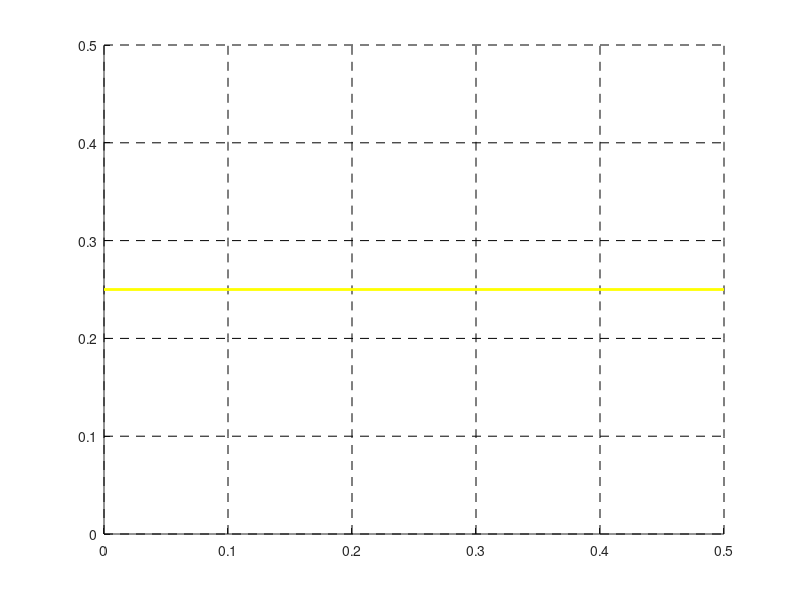

Reproduce this figure in MATLAB. (Note: this script raises an error after producing the figure.)
function[]=draw_mat()

	global nx ny XXh YYh hplot
	
	xf=1; yf=1;
	nx=120;ny=120;dx=xf/nx;dy=yf/ny;

	x = 0:dx:xf; y = 0:dy:yf;
	
	xh=dx/2:dx:xf-dx/2; yh=dy/2:dy:yf-dy/2;
	
	[XX YY] = meshgrid(x,y);
	[XXh YYh] = meshgrid(xh,yh);
	
	dt=0.0001;
	xc=1.0;yc=1.0;r=1/6;
	
	x=0.5*x;y=0.5*y;xh=0.5*xh;yh=0.5*yh;dx=0.5*dx;dy=0.5*dy;
	XX=0.5*XX;YY=0.5*YY;XXh=0.5*XXh;YYh=0.5*YYh;
	xc=0.5*xc;yc=0.5*yc;r=0.5*r;
	xf=0.5*xf;yf=0.5*yf;
	
	i=0:100-1;
	i=0;
	
	for step=i
		
	figure(2);shg;clf;hold on;
%shg;clf;hold on;
		
		%plot(XX,YY,'k');
		%plot(XX',YY','k');
		x01=0:0.1:xf;
		y01=0:0.1:yf;
		
		[xx01 yy01]=meshgrid(x01,y01);
		hplot=plot(xx01,yy01,'k','linestyle','--');
		hplot=[hplot;plot(xx01',yy01','k','linestyle','--')];

		hplot=[hplot;plot([0 xf],[0.5*yf 0.5*yf],'color','y','linewidth',2)];
		
		%drawCircle();
		
		str_title=strcat('step:   ',num2str(step));
		%title(str_title);
		
		%[frac vx vy d normal kappa iforce gp]=loadFiles(step);
		[frac d normal]=loadFiles(step);
		frac(:,1:2)=0.5*frac(:,1:2);
		T=step*dt;
		draw_interface(x,y,xh,yh,dx,dy,max(size(frac)),frac,normal,0.5*d);
		%draw_exact_interface(xc,yc,r,T);
		%draw_press(frac,iforce,max(size(frac)),dx,dy, gp)
		
		%rotate(hplot,[0 0 1],90);
		
		%draw_curv(frac,kappa,max(size(frac)),dx,dy);
		
		
		
	end
	%draw_frac(frac,max(size(frac)),dx,dy,0);
	%draw_v(frac,vx,max(size(frac)),dx,dy,1)
	%draw_v(frac,vy,max(size(frac)),dx,dy,2)
	
	%axis([0.2 0.8 0.2 0.8])
	%axis equal;
	%print (figure(1),'circulo.pdf', '-dpdflatexstandalone');
end

%function[frac vx vy d normal kappa press iforce]=loadFiles(step)
%function[frac vx vy d normal kappa iforce gp]=loadFiles(step)
function[frac d normal]=loadFiles(step)
	
	
	str=strcat('../DATA/',num2str(step),'_frac_visc.txt');
	frac=load(str,'-ascii');
	
%	str=strcat('../DATA/',num2str(step),'_vx.txt');
%	vx=1;%vx=load(str,'-ascii');
	
%	str=strcat('../DATA/',num2str(step),'_vy.txt');
%	vy=1;%load(str,'-ascii');
	
	str=strcat('../DATA/',num2str(step),'_d.txt');
	d=load(str,'-ascii');
	
	str=strcat('../DATA/',num2str(step),'_norm.txt');
	normal=load(str,'-ascii');
	
%	str=strcat('../DATA/',num2str(step),'_curv.txt');
%	kappa=1;%load(str,'-ascii');
	
%	str=strcat('../DATA/',num2str(step),'_press.txt');
%	press=load(str,'-ascii');
	
%	str=strcat('../DATA/',num2str(step),'_if.txt');
%	iforce=load(str,'-ascii');
	
%	str=strcat('../DATA/',num2str(step),'_gp.txt');
%	gp = 1;
%	gp=load(str,'-ascii');
	
	
end

function[]=drawCircle()
  
  xc=0.5;yc=0.5;r=0.25;
  t=[0:0.01:2*pi];
  x=xc+r*cos(t);
  y=yc+r*sin(t);
  plot(x,y,'color','c','linewidth',2);
  
end

function[]=draw_frac(frac,n,dx,dy,ind)
	for i = 1:n
		x=frac(i,1);
		y=frac(i,2);
		f=frac(i,3);
		if ((f == 0 || f == 1))
			continue;
		end
		text(x,y+0.0*dy,num2str(f),'color','b');
		
		if(ind==1)
			text(x,y+0.25*dy,num2str(i-1),'color','r');
		end
		
	end
end

function[]=draw_v(frac,v,n,dx,dy,dim)
	
	color=0;
	d=[0 0];
	
	if(dim==1)
		d(dim)=dx;color='c';
	else
		d(dim)=dy;color='m';
	end
	
	for i = 1:n
		x=frac(i,1);
		y=frac(i,2);
		f=frac(i,3);
		ul=v(i,1);
		ur=v(i,2);
		if ((f == 0 || f == 1))
			continue;
		end
		pr=[x y] +0.5*d;
		pl=[x y] -0.5*d;
		
		text(pr(1),pr(2),num2str(ur),'color',color);
		text(pl(1),pl(2),num2str(ul),'color',color);
		
		if(dim==1)
			text(x+0.25*dx,y,num2str((ur-ul)/dx),'color','k');
		else
			text(x-0.25*dx,y,num2str((ur-ul)/dy),'color','k');
		end
		
	end
	
end

function[]=draw_curv(frac,kappa,m,dx,dy)
	
	for i = 1:m
		x=frac(i,1);
		y=frac(i,2);
		f=frac(i,3);
		
		curv=kappa(i,1);
		
		if(f==1||f==0)
			continue;
		end
		
		text(x,y-0.25*dy,num2str(curv),'color','g');
		
		
	end
end


function[]=draw_press(frac,iforce,m,dx,dy, gp)
	
	global nx ny XXh YYh
	d = abs(iforce - gp);
	d1=d(:,1).*d(:,1) + d(:,2).*d(:,2);
	
	
	sify=reshape(iforce(:,1),ny,nx);
	sifx=reshape(iforce(:,2),ny,nx);
	
	sgp = size(gp);
	
	gy=reshape(gp(:,1),ny,nx);
	gx=reshape(gp(:,2),ny,nx);
	
	normif=sqrt(sify.^2  + sifx.^2);
	
	normgp=sqrt(gy.^2  + gx.^2);
	
%	pressnew=reshape(press,ny,nx);
	
	sxh=size(XXh);
	syh=size(YYh);
%	sp=size(pressnew);
	
	
	
%	normifinf = (max(max(abs(normif))));
%	normgpinf = max((max(abs(normgp))));

	
	
	surfc(XXh,YYh,normgp);
	title(sprintf('Pressure gradient'));
	figure(2);clf;
	surfc(XXh,YYh,normif);
	title(sprintf('Interfacial force'));
%	figure(3);clf;
%	surfc(XXh,YYh, normifgp);
%	title(sprintf('Capillary pressure'));
	%contourf(XXh,YYh,reshape(press,ny,nx));
	%colorbar();
	%	disp('pausing...');
%	pause;
	return;
	
	press_aux=reshape(press,nx,ny);
	for i=1:0
		for j=1:ny
		plot(XX(i),YY(j));
		pause;
		text(XX(i),YY(j)-0.25*dy,num2str(press_aux(i,j)));
		pause;
		end
	end
	
	
	
	
	for i = 1:m
		x=frac(i,1);
		y=frac(i,2);
		f=frac(i,3);
		
		p=press(i,1);
		
		if(f==1||f==0)
			%continue;
		end
		
		text(x,y-0.25*dy,num2str(p),'color','g');
		plot(x,y,'color','g');
		pause;
		
	end
end

function[ ]=draw_interface(X,Y,Xh,Yh,dx,dy,n,Frac,Normal,distance)
	
	for i=1:n
		
		nx=Normal(i,1);ny=Normal(i,2);
		center=[Frac(i,1),Frac(i,2)];
		dc=distance(i);
		drawCell(nx,ny,dx,dy,center,dc,Frac(i,3),'k','k','k');
		
	end
	
end

function[]=draw_exact_interface(xc,yc,r,T)
	
	
	
	s=0:0.2:2*pi;
	x0=xc+r*cos(s);
	y0=yc+r*sin(s);
	
	u=@(t)1;u=@(t)sin(pi*t);
	v=@(t)0;v=@(t)0.4*cos(pi*t);
	
	x= x0 + quad(u,0,T);
	y= y0  + quad(v,0,T);
	
	%plot(x,y,'ob');
	
	y=r*sin(s)+xc;
	x=r*cos(s) +yc -4.0*y.*(y - 1.0).*T;
	
	plot(x,y,'ob');
	
end


function[]=drawCell(nx,ny,dx,dy,center,dc,frac,colorp,colorn,colora)
	global hplot;
	
	if(frac==0||frac==1)
		return;
	end
		
	if(nx*ny>0)
		
		[d] = trans_center_2_bl(dx,dy,nx,ny,dc);
		
		Rx=R(abs(d)-abs(nx)*dx);
		Ry=R(abs(d)-abs(ny)*dy);
		
		if(Rx==1&&Ry==1)
			P0=center+[(dc-0.5*ny*dy)/nx,0.5*dy]; 
			P1=center+[0.5*dx,(dc-0.5*nx*dx)/ny];
		elseif(Rx==0&&Ry==1)
			P0=center+[(dc-0.5*ny*dy)/nx,0.5*dy];
			P1=center+[(dc+0.5*ny*dy)/nx,-0.5*dy];
		elseif(Rx==1&&Ry==0)
			P0=center+[-0.5*dx,(dc+0.5*nx*dx)/ny];
			P1=center+[0.5*dx,(dc-0.5*nx*dx)/ny];
		elseif(Rx==0&&Ry==0)
			P0=center+[-0.5*dx,(dc+0.5*nx*dx)/ny];
			P1=center+[(dc+0.5*ny*dy)/nx,-0.5*dy];
		end
		vx=[P0(1),P1(1)];vy=[P0(2),P1(2)];
		PM=0.5*(P0+P1);
		hplot=[hplot;plot(vx,vy,'color',colorp,'linewidth',1.5)];
		axis equal;
		PH=PM+min(dx,dy)*[nx ny];
		%plot([PM(1),PH(1)],[PM(2),PH(2)],colora);
		%plot(PH(1),PH(2),'marker','.','color',colora);
		
	elseif(nx*ny<0)
		
		[d] = trans_center_2_br(dx,dy,nx,ny,dc);
		
		Rx=R(abs(d)-abs(nx)*dx);
		Ry=R(abs(d)-abs(ny)*dy);
		if(Rx==1&&Ry==1)
			P0=center+[(dc-0.5*ny*dy)/nx,0.5*dy]; 
			P1=center+[-0.5*dx,(dc+0.5*nx*dx)/ny];
		elseif(Rx==0&&Ry==1)
			P0=center+[(dc-0.5*ny*dy)/nx,0.5*dy]; 
			P1=center+[(dc+0.5*ny*dy)/nx,-0.5*dy];
		elseif(Rx==1&&Ry==0)
			P0=center+[0.5*dx,(dc-0.5*nx*dx)/ny];
			P1=center+[-0.5*dx,(dc+0.5*nx*dx)/ny];
		elseif(Rx==0&&Ry==0)
			P0=center+[0.5*dx,(dc-0.5*nx*dx)/ny];
			P1=center+[(dc+0.5*ny*dy)/nx,-0.5*dy];
		end
		vx=[P0(1),P1(1)];vy=[P0(2),P1(2)];
		PM=0.5*(P0+P1);
		hplot=[hplot;plot(vx,vy,'color',colorn,'linewidth',1.5)];
		axis equal;
		PH=PM+min(dx,dy)*[nx ny];
		%plot([PM(1),PH(1)],[PM(2),PH(2)],colora);
		%plot(PH(1),PH(2),'marker','.','color',colora);
	end
	
end

function [value] = solve_equation(Rx,Ry,nx,ny,area,dx,dy)

	A = (1-Rx-Ry)/abs(nx*ny);
	B = 2.0*(Rx*dx/abs(ny)+Ry*dy/abs(nx));
	C = -2.0*area-Rx*dx^2*abs(nx/ny)-Ry*dy^2*abs(ny/nx);
	
	if(A==0)
		value=-C/B;
		return;
	end
	
	x1=(-B+sqrt(B^2-4.0*A*C))/(2.0*A);
	x2=(-B-sqrt(B^2-4.0*A*C))/(2.0*A);
  
	value=[x1 x2];
end

function[d]=parallel_left_line_origin_center_DISTANCE(nx,ny,dx,dy,area,tol_n)
	
	if(abs(nx)<tol_n)
		n_x = 0;
		if(ny>0)
			n_y = 1;
		else
			n_y = -1;
		end
	else
		n_y=0;
		if(nx>0)
			n_x=1;
		else
			n_x=-1;
		end
	end
	
	if(n_x==-1)
		d=-area/dy;
	elseif(n_x==1)
		d=-(area/dy-dx);
	elseif(n_y==-1)
		d=-area/dx;
	elseif(n_y==1)
		d=-(area/dx-dy);
	end
	
end

function[d]=distance_from_center(nx,ny,dx,dy,AREA)
	
	tol_area=1e-8;
	tol_n=1e-8;
	
	if(abs(nx)<tol_n||abs(ny)<tol_n)
		
		d=parallel_left_line_origin_center_DISTANCE(nx,ny,dx,dy,AREA,tol_n);
		d=trans_bl_2_center(dx,dy,nx,ny,d);
		
	elseif(nx*ny>0)
		
		dLT=nx*(-0.5*dx)+ny*(0.5*dy);
		aLT=area_left_line_origin_center(nx,ny,dx,dy,dLT);
		
		dRB=nx*(0.5*dx)+ny*(-0.5*dy);
		aRB=area_left_line_origin_center(nx,ny,dx,dy,dRB);
		
		area=AREA;
		
		if(abs(area-aLT)<=tol_area)
			d=dLT;
			return;
		elseif(abs(area-aRB)<=tol_area)
			d=dRB;
			return;
		end
		
		if(nx>0)
			area=dx*dy-AREA;
			aLT=dx*dy-aLT;
			aRB=dx*dy-aRB;
		end
		
		amax=max(aLT,aRB);
		amin=min(aLT,aRB);
		
		if(area>amax)
			Rx=1;Ry=1;
			d=solve_equation(Rx,Ry,nx,ny,area,dx,dy);
			d=min(d);
		elseif(area<amax&&area>amin)
			if(aRB>aLT)
				Rx=0;Ry=1;
			else
				Rx=1;Ry=0;
			end
			d=solve_equation(Rx,Ry,nx,ny,area,dx,dy);
		elseif(area<amin)
			Rx=0;Ry=0;
			d=solve_equation(Rx,Ry,nx,ny,area,dx,dy);
			d=max(d);
		end
		d=sign(nx)*d;
		d=trans_bl_2_center(dx,dy,nx,ny,d);
	elseif(nx*ny<0)
		
		dLB=nx*(0.5*dx)+ny*(0.5*dy);
		aLB=area_left_line_origin_center(nx,ny,dx,dy,dLB);
		
		dRT=nx*(-0.5*dx)+ny*(-0.5*dy);
		aRT=area_left_line_origin_center(nx,ny,dx,dy,dRT);
		printf('aRTold=%f aLBold=%f\n',aRT,aLB);
		area=AREA;
		
		if(abs(area-aRT)<=tol_area)
			d=dRT;
			return;
		elseif(abs(area-aLB)<=tol_area)
			d=dLB;
			return;
		end
		
		if(nx<0)
			area=dx*dy-AREA;
			aRT=dx*dy-aRT;
			aLB=dx*dy-aLB;
		end
		
		amax=max(aRT,aLB);
		amin=min(aRT,aLB);
		printf('aRTold2=%f aLBold2=%f\n',aRT,aLB);
    
		if(area>amax)
			Rx=1;Ry=1;
			d=solve_equation(Rx,Ry,nx,ny,area,dx,dy);
			d=min(d); 
		elseif(area>amin&&area<amax)
			if(aRT>aLB)
				Rx=0;Ry=1;
			else
				Rx=1;Ry=0;
			end
			d=solve_equation(Rx,Ry,nx,ny,area,dx,dy);
      printf('dRT=%f dLB=%f\n',dRT,dLB);
      printf('aRT=%f aLB=%f\n',aRT,aLB);
      printf('Rx=%d Ry=%d nx=%f ny=%f\n',Rx,Ry,nx,ny);
      printf('Passei Aquisson: dvec[0]=%f dvec[1]=%f area=%f',d,d,area);
		elseif(area<amin)
			Rx=0;Ry=0;
			d=solve_equation(Rx,Ry,nx,ny,area,dx,dy);
			d=max(d);
		end
		d=-sign(nx)*d;
		d=trans_br_2_center(dx,dy,nx,ny,d);
		printf('d=%f\n',d);
	end
	
	
	
	
end


function[area]=parallel_left_line_origin_center_AREA(nx,ny,dx,dy,d_from_center,tol_n)
	
	if(abs(nx)<tol_n)
		n_x=0;
		if(ny>0)
			n_y=1;
		else
			n_y=-1;
		end
	else
		n_y=0;
		if(nx>0)
			n_x=1;
		else
			n_x=-1;
		end
	end
	
	d = trans_center_2_bl(dx,dy,nx,ny,d_from_center);
	
	if(n_x==-1)
		area=-d*dy;
	elseif(n_x==1)
		area=dy*(dx-d);
	elseif(n_y==-1)
		area=-d*dx;
	elseif(n_y==1)
		area=dx*(dy-d);
	end
	
end

function [area] = area_left_line_origin_center(nx,ny,dx,dy,d_from_center)
	
	n_x   = abs(nx);
	n_y   = abs(ny);
	
	tol_n = 1e-8;
	
	srt = left_right([0.5*dx 0.5*dy],nx,ny,d_from_center);
	srb = left_right([0.5*dx -0.5*dy],nx,ny,d_from_center);
	slt = left_right([-0.5*dx 0.5*dy],nx,ny,d_from_center);
	slb = left_right([-0.5*dx -0.5*dy],nx,ny,d_from_center);
	
	if(srt<=0&&srb<=0&&slt<=0&&slb<=0)
		area = dx*dy;
		%disp('$$$$$$$$$$  FULL $$$$$$$$$$');
		return
	elseif(srt>=0&&srb>=0&&slt>=0&&slb>=0)
		area = 0.0;
		%disp('$$$$$$$$  EMPTY  $$$$$$$$$$' );
		return;
	end
	
	if(n_x <= tol_n||n_y <= tol_n)
		[area] = parallel_left_line_origin_center_AREA(nx,ny,dx,dy,d_from_center,tol_n);
		return;
	end
	
	if(nx*ny>0)
		d = trans_center_2_bl(dx,dy,nx,ny,d_from_center);
	else
		d = trans_center_2_br(dx,dy,nx,ny,d_from_center);
	end
	
	d      = abs(d);
	
	aux1   = 1/(2.0*n_x*n_y);
	auxx   = d - n_x*dx;
	auxx_1 = (auxx)^2.0;
	auxy   = d - n_y*dy;
	auxy_1 = (auxy)^2.0;
	
	area   = aux1*(d^2 - R(auxx)*auxx_1 - R(auxy)*auxy_1);
	
	if(ny>0)
		area=dx*dy-area;
	end
	
end

function [side] = left_right(P,n_x,n_y,d)
	side = sign(-n_x*P(1) - n_y*P(2) + d);
end

function [d_from_bl] = trans_center_2_bl(dx,dy,n_x,n_y,d_from_center)
	d_from_bl = d_from_center +	n_x*0.5*dx + n_y*0.5*dy;
end

function [d_from_center] = trans_bl_2_center(dx,dy,nx,ny,d_from_bl)
	d_from_center = d_from_bl - nx*0.5*dx - ny*0.5*dy;
end

function [d_from_br] = trans_center_2_br(dx,dy,n_x,n_y,d_from_center)
	d_from_br = d_from_center - n_x*0.5*dx + n_y*0.5*dy;
end

function[d_from_center]=trans_br_2_center(dx,dy,n_x,n_y,d_from_br)
	d_from_center = d_from_br	+ n_x*0.5*dx - n_y*0.5*dy;
end

function [value] = R(x)
	if (x<= 0.0)
		value = 0.0;
	else
		value = 1.0;
	end	
end
